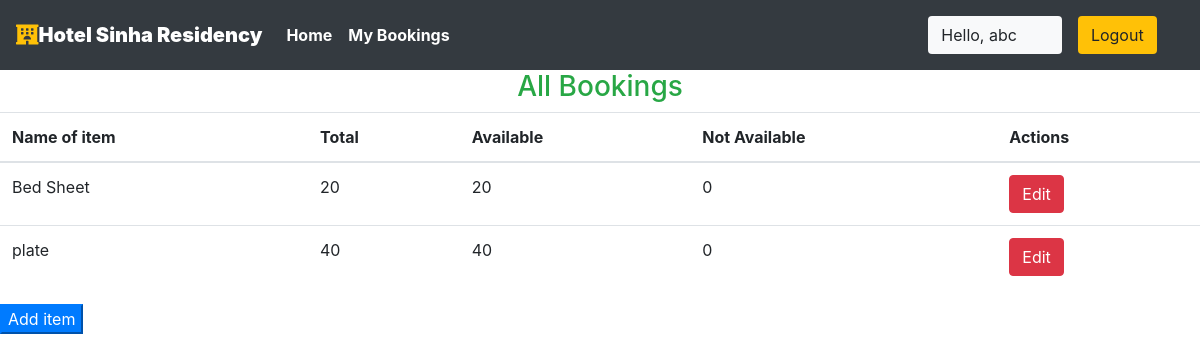
Page /staff/inventory (signed in) on the earlier database version.
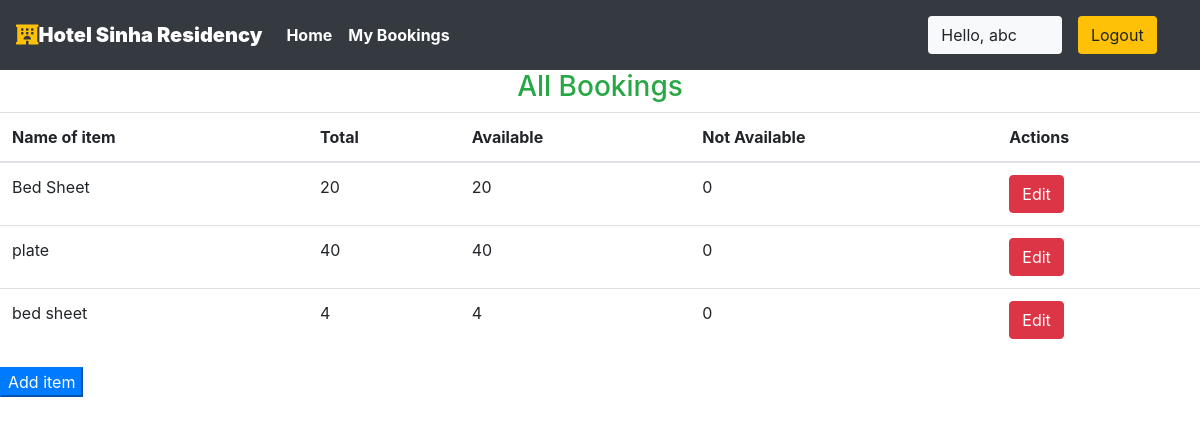
Same page on the later database version.
### sinha/models.py (models this page shows, shortened)
class Inventory(models.Model):
    item_id=models.IntegerField()
    item_name = models.CharField(max_length=50)
    item_total = models.IntegerField()
    item_available = models.IntegerField()
    item_not_available = models.IntegerField()

### sinha/views.py (the view)
# urls.py: path('staff/inventory', views.inventory,name="inventory"),
@login_required(login_url='/staff')
def inventory(request):
    all_items = Inventory.objects.all()
    return render(request, 'staff/inventory.html', {'items' : all_items})

### templates/staff/inventory.html (shortened to what this page needs)
{% extends 'basic.html' %}
{% block body %}
<h3 class="text-center  text-success">All Bookings </h3>
<table class="table">
    <thead>
        <th>Name of item</th>
        <th>Total</th>
        <th>Available</th>
        <th>Not Available</th>
        <th>Actions</th>
    </thead>
    {% for item in items %}
    <tr>
        <td>{{ item.item_name }}</td>
        <td>{{ item.item_total }}</td>
        <td>{{ item.item_available }}</td>
        <td>{{ item.item_not_available }}</td>
        <td colspan="2">
            <a href="/staff/panel/edit-item?item_id={{item.item_id}}"><Button class="btn btn-danger">Edit</Button></a>
        </td>
    </tr>
    {% endfor %}
</table>
<button class="btn-group btn-primary d-flex justify-content-evenly" data-toggle="modal" data-target="#newitem">Add item</button>
{% endblock body %}

### templates/basic.html (shortened to what this page needs)
{% load static %}
<!DOCTYPE html>
<!DOCTYPE html>
<html lang="en">
<head>
    <link rel="stylesheet" href="https://use.fontawesome.com/releases/v5.7.0/css/all.css">
    <link rel="stylesheet" href="{% static 'bootstrap\bootstrap.css' %}">
    <link rel="stylesheet" href="https://maxcdn.bootstrapcdn.com/bootstrap/4.5.0/css/bootstrap.min.css" >
</head>
<body style="dbackground-image: url('https://source.unsplash.com/random');height: 100%;">
    <div class="container-fluid px-0">
        <nav class="navbar navbar-expand-lg navbar-dark bg-dark font-weight-bold">
            <a class="navbar-brand text-bold bg-black " href="/"><i class="fas fa-hotel text-warning"></i><b>Hotel Sinha Residency</b></a>
            <div class="collapse navbar-collapse " id="navbarSupportedContent">
                <ul class="navbar-nav mr-auto ">
                    <li class="nav-item active">
                        <a class="nav-link" href="/home"> Home</a>
                    </li>
                    {% if user.is_staff %}
                    <li class="nav-item active">
                        <a class="nav-link" href="/staff/panel">Dashboard </a>
                    </li>
                    {% elif user.is_staff == False and user.is_authenticated %}
                    <li class="nav-item active">
                            <a class="nav-link" href="/user/bookings">My Bookings </a>
                        </li>
                    {% endif %}
                </ul>
                {% if user.is_authenticated %}
                      <button class="btn btn-group bg-light" data-toggle="modal" data-target="#forlogin">
                       Hello, {{request.user}}
                       <a href="/logout" class="nav-link">
                    <button class="btn btn-group bg-warning" data-toggle="modal" data-target="#forlogin">
                        Logout
                    </button></a>&nbsp; &nbsp;
                    </button>
                {% endif %}
            </div>
        </nav>
    </div>
    {% block body %}
    {% endblock body %}
</body>
</html>

### templates/basic.html (style rules this page uses)
a { text-decoration: none; }

Differences in the rows shown:
added Inventory: item_name "bed sheet", item_total "4", item_available "4", item_not_available "0"
